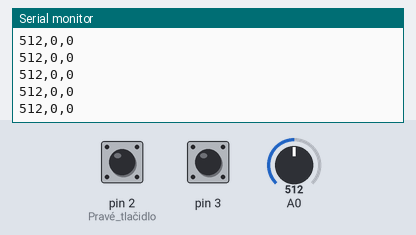
A sketch run on a simulated Arduino Uno, built with avr-gcc and run on an emulated ATmega328P. On the bench: the last lines printed to the serial monitor. The test bench sets the inputs (shaded band); at power-on: A0 = 512, pin 2 (Pravé_tlačidlo) HIGH, pin 3 HIGH.

Above: at 1.2 s.
1.3 s: A0 set to 716
At 1.33 s:
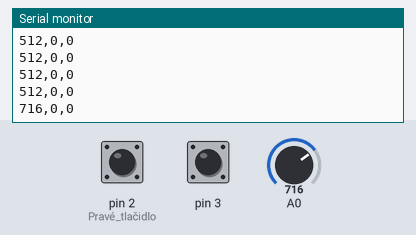
2.8 s: pin 2 (Pravé_tlačidlo) pulled LOW for 0.15 s
At 2.84 s:
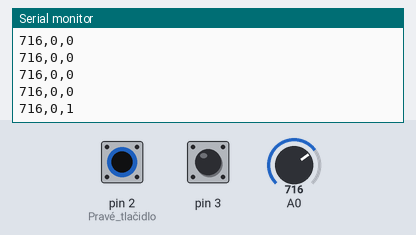
4.4 s: A0 set to 1023
At 4.4 s:
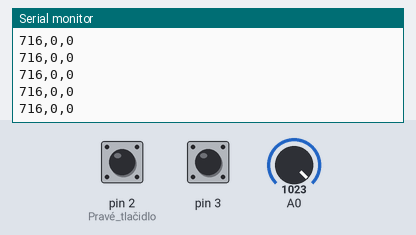
7.4 s: pin 3 pulled LOW for 0.15 s
At 7.43 s:
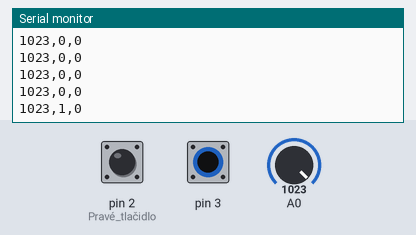
9.0 s: pin 2 (Pravé_tlačidlo) pulled LOW for 1 s
At 9.05 s:
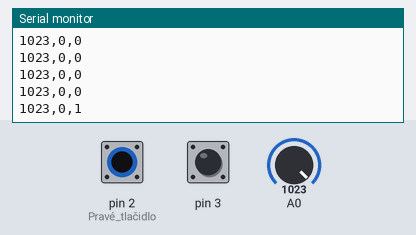
Timing chart, 0 to 12.0 s (numbered marks = the images above; inputs shaded):
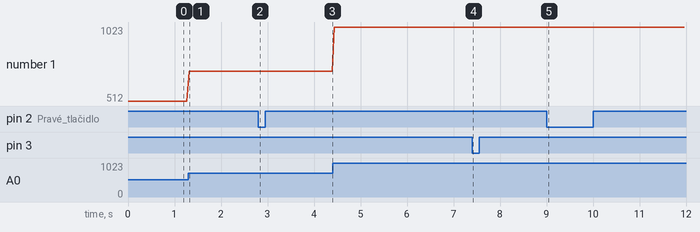

The sketch:

Arduino_ovladac_v1.ino
```cpp
void setup() {
  Serial.begin(9600);
  pinMode(3, INPUT_PULLUP); // Ľavé tlačidlo (dopredu)
  pinMode(2, INPUT_PULLUP); // Pravé tlačidlo (brzda)
}

void loop() {
  int potValue = analogRead(A0); // Čítanie potenciometra (0 - 1023)
  bool forwardButton = !digitalRead(3); // Čítanie stavu ľavého tlačidla
  bool brakeButton = !digitalRead(2);   // Čítanie stavu pravého tlačidla

  // Posielanie dát vo formáte: "potValue,forwardButton,brakeButton"
  Serial.print(potValue);
  Serial.print(",");
  Serial.print(forwardButton);
  Serial.print(",");
  Serial.println(brakeButton);

  delay(50); // Malé oneskorenie pre stabilnejšiu komunikáciu
}
```

Measured:
- after the input at 1.3 s, the serial monitor: prints a new line at once (image 1)
- after the input at 2.8 s, the serial monitor: prints a new line at once (image 2)
- after the input at 7.4 s, the serial monitor: prints a new line at once (image 4)
- after the input at 9.0 s, the serial monitor: prints a new line at once (image 5)
- plotted number 1: 512 → 716 after the input at 1.3 s, 716 → 1023 after the input at 4.4 s
